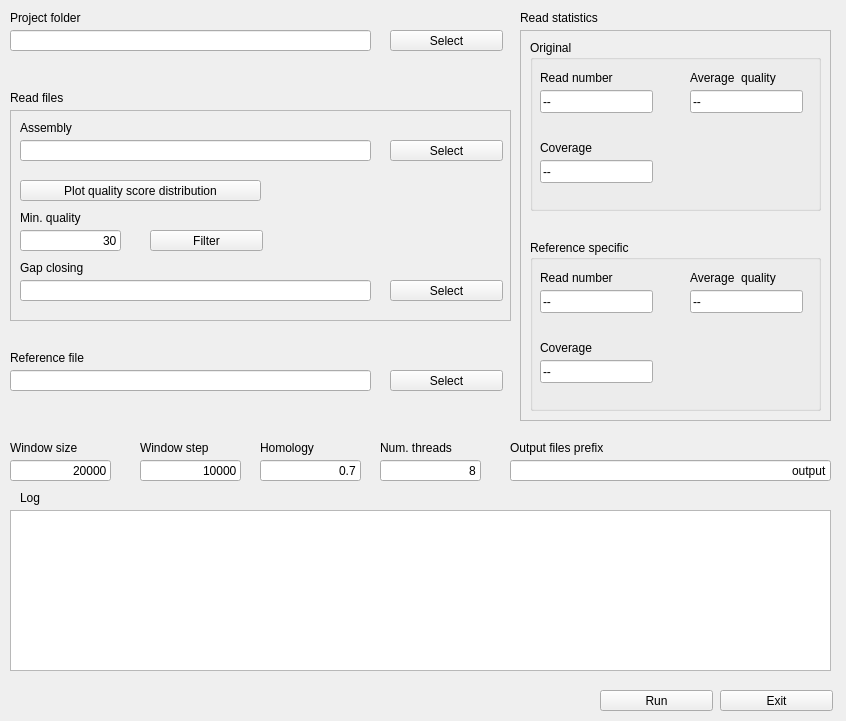
<?xml version="1.0" encoding="UTF-8"?>
<ui version="4.0">
 <class>Form</class>
 <widget class="QWidget" name="Form">
  <property name="geometry">
   <rect>
    <x>0</x>
    <y>0</y>
    <width>846</width>
    <height>721</height>
   </rect>
  </property>
  <property name="windowTitle">
   <string>Form</string>
  </property>
  <widget class="QLabel" name="label">
   <property name="geometry">
    <rect>
     <x>10</x>
     <y>10</y>
     <width>101</width>
     <height>16</height>
    </rect>
   </property>
   <property name="text">
    <string>Project folder</string>
   </property>
  </widget>
  <widget class="QLineEdit" name="projectFolderLineEdit">
   <property name="geometry">
    <rect>
     <x>10</x>
     <y>30</y>
     <width>361</width>
     <height>21</height>
    </rect>
   </property>
  </widget>
  <widget class="QPushButton" name="projectFolderButton">
   <property name="geometry">
    <rect>
     <x>390</x>
     <y>30</y>
     <width>113</width>
     <height>21</height>
    </rect>
   </property>
   <property name="text">
    <string>Select</string>
   </property>
  </widget>
  <widget class="QLabel" name="label_2">
   <property name="geometry">
    <rect>
     <x>10</x>
     <y>90</y>
     <width>101</width>
     <height>16</height>
    </rect>
   </property>
   <property name="text">
    <string>Read files</string>
   </property>
  </widget>
  <widget class="QPushButton" name="referenceButton">
   <property name="geometry">
    <rect>
     <x>390</x>
     <y>370</y>
     <width>113</width>
     <height>21</height>
    </rect>
   </property>
   <property name="text">
    <string>Select</string>
   </property>
  </widget>
  <widget class="QLabel" name="label_3">
   <property name="geometry">
    <rect>
     <x>10</x>
     <y>350</y>
     <width>101</width>
     <height>16</height>
    </rect>
   </property>
   <property name="text">
    <string>Reference file</string>
   </property>
  </widget>
  <widget class="QLineEdit" name="referenceLineEdit">
   <property name="geometry">
    <rect>
     <x>10</x>
     <y>370</y>
     <width>361</width>
     <height>21</height>
    </rect>
   </property>
  </widget>
  <widget class="QLabel" name="label_13">
   <property name="geometry">
    <rect>
     <x>10</x>
     <y>440</y>
     <width>101</width>
     <height>16</height>
    </rect>
   </property>
   <property name="text">
    <string>Window size</string>
   </property>
  </widget>
  <widget class="QLineEdit" name="windowSizeLineEdit">
   <property name="geometry">
    <rect>
     <x>10</x>
     <y>460</y>
     <width>101</width>
     <height>21</height>
    </rect>
   </property>
   <property name="text">
    <string>20000</string>
   </property>
   <property name="alignment">
    <set>Qt::AlignRight|Qt::AlignTrailing|Qt::AlignVCenter</set>
   </property>
  </widget>
  <widget class="QLineEdit" name="windowStepLineEdit">
   <property name="geometry">
    <rect>
     <x>140</x>
     <y>460</y>
     <width>101</width>
     <height>21</height>
    </rect>
   </property>
   <property name="text">
    <string>10000</string>
   </property>
   <property name="alignment">
    <set>Qt::AlignRight|Qt::AlignTrailing|Qt::AlignVCenter</set>
   </property>
  </widget>
  <widget class="QLabel" name="label_14">
   <property name="geometry">
    <rect>
     <x>140</x>
     <y>440</y>
     <width>101</width>
     <height>16</height>
    </rect>
   </property>
   <property name="text">
    <string>Window step</string>
   </property>
  </widget>
  <widget class="QPushButton" name="runButton">
   <property name="geometry">
    <rect>
     <x>600</x>
     <y>690</y>
     <width>113</width>
     <height>21</height>
    </rect>
   </property>
   <property name="text">
    <string>Run</string>
   </property>
  </widget>
  <widget class="QPushButton" name="exitButton">
   <property name="geometry">
    <rect>
     <x>720</x>
     <y>690</y>
     <width>113</width>
     <height>21</height>
    </rect>
   </property>
   <property name="text">
    <string>Exit</string>
   </property>
  </widget>
  <widget class="QLabel" name="label_16">
   <property name="geometry">
    <rect>
     <x>20</x>
     <y>490</y>
     <width>111</width>
     <height>16</height>
    </rect>
   </property>
   <property name="text">
    <string>Log </string>
   </property>
  </widget>
  <widget class="QTextEdit" name="logTextEdit">
   <property name="geometry">
    <rect>
     <x>10</x>
     <y>510</y>
     <width>821</width>
     <height>161</height>
    </rect>
   </property>
  </widget>
  <widget class="QLineEdit" name="numThreadsLineEdit">
   <property name="geometry">
    <rect>
     <x>380</x>
     <y>460</y>
     <width>101</width>
     <height>21</height>
    </rect>
   </property>
   <property name="text">
    <string>8</string>
   </property>
   <property name="alignment">
    <set>Qt::AlignRight|Qt::AlignTrailing|Qt::AlignVCenter</set>
   </property>
  </widget>
  <widget class="QLabel" name="numThreadsLabel">
   <property name="geometry">
    <rect>
     <x>380</x>
     <y>440</y>
     <width>101</width>
     <height>16</height>
    </rect>
   </property>
   <property name="text">
    <string>Num. threads</string>
   </property>
  </widget>
  <widget class="QLabel" name="label_4">
   <property name="geometry">
    <rect>
     <x>520</x>
     <y>10</y>
     <width>101</width>
     <height>16</height>
    </rect>
   </property>
   <property name="text">
    <string>Read statistics</string>
   </property>
  </widget>
  <widget class="QFrame" name="frame">
   <property name="geometry">
    <rect>
     <x>520</x>
     <y>30</y>
     <width>311</width>
     <height>391</height>
    </rect>
   </property>
   <property name="frameShape">
    <enum>QFrame::StyledPanel</enum>
   </property>
   <property name="frameShadow">
    <enum>QFrame::Raised</enum>
   </property>
   <widget class="QGroupBox" name="groupBox">
    <property name="geometry">
     <rect>
      <x>10</x>
      <y>10</y>
      <width>291</width>
      <height>171</height>
     </rect>
    </property>
    <property name="title">
     <string>Original</string>
    </property>
    <widget class="QLineEdit" name="o_numReadsLineEdit">
     <property name="enabled">
      <bool>true</bool>
     </property>
     <property name="geometry">
      <rect>
       <x>10</x>
       <y>50</y>
       <width>113</width>
       <height>23</height>
      </rect>
     </property>
     <property name="text">
      <string>--</string>
     </property>
     <property name="readOnly">
      <bool>true</bool>
     </property>
    </widget>
    <widget class="QLabel" name="label_5">
     <property name="geometry">
      <rect>
       <x>10</x>
       <y>30</y>
       <width>101</width>
       <height>16</height>
      </rect>
     </property>
     <property name="text">
      <string>Read number</string>
     </property>
    </widget>
    <widget class="QLineEdit" name="o_avQualLineEdit">
     <property name="enabled">
      <bool>true</bool>
     </property>
     <property name="geometry">
      <rect>
       <x>160</x>
       <y>50</y>
       <width>113</width>
       <height>23</height>
      </rect>
     </property>
     <property name="text">
      <string>--</string>
     </property>
     <property name="readOnly">
      <bool>true</bool>
     </property>
    </widget>
    <widget class="QLabel" name="label_6">
     <property name="geometry">
      <rect>
       <x>160</x>
       <y>30</y>
       <width>101</width>
       <height>16</height>
      </rect>
     </property>
     <property name="text">
      <string>Average  quality</string>
     </property>
    </widget>
    <widget class="QLineEdit" name="o_estCoverageLineEdit">
     <property name="enabled">
      <bool>true</bool>
     </property>
     <property name="geometry">
      <rect>
       <x>10</x>
       <y>120</y>
       <width>113</width>
       <height>23</height>
      </rect>
     </property>
     <property name="text">
      <string>--</string>
     </property>
     <property name="readOnly">
      <bool>true</bool>
     </property>
    </widget>
    <widget class="QLabel" name="label_7">
     <property name="geometry">
      <rect>
       <x>10</x>
       <y>100</y>
       <width>101</width>
       <height>16</height>
      </rect>
     </property>
     <property name="text">
      <string>Coverage</string>
     </property>
    </widget>
   </widget>
   <widget class="QGroupBox" name="groupBox_2">
    <property name="geometry">
     <rect>
      <x>10</x>
      <y>210</y>
      <width>291</width>
      <height>171</height>
     </rect>
    </property>
    <property name="title">
     <string>Reference specific</string>
    </property>
    <widget class="QLineEdit" name="r_numReadsLineEdit_3">
     <property name="enabled">
      <bool>true</bool>
     </property>
     <property name="geometry">
      <rect>
       <x>10</x>
       <y>50</y>
       <width>113</width>
       <height>23</height>
      </rect>
     </property>
     <property name="text">
      <string>--</string>
     </property>
     <property name="readOnly">
      <bool>true</bool>
     </property>
    </widget>
    <widget class="QLabel" name="label_17">
     <property name="geometry">
      <rect>
       <x>10</x>
       <y>30</y>
       <width>101</width>
       <height>16</height>
      </rect>
     </property>
     <property name="text">
      <string>Read number</string>
     </property>
    </widget>
    <widget class="QLineEdit" name="r_avQualLineEdit">
     <property name="enabled">
      <bool>true</bool>
     </property>
     <property name="geometry">
      <rect>
       <x>160</x>
       <y>50</y>
       <width>113</width>
       <height>23</height>
      </rect>
     </property>
     <property name="text">
      <string>--</string>
     </property>
     <property name="readOnly">
      <bool>true</bool>
     </property>
    </widget>
    <widget class="QLabel" name="label_18">
     <property name="geometry">
      <rect>
       <x>160</x>
       <y>30</y>
       <width>101</width>
       <height>16</height>
      </rect>
     </property>
     <property name="text">
      <string>Average  quality</string>
     </property>
    </widget>
    <widget class="QLineEdit" name="r_estCoverageLineEdit">
     <property name="enabled">
      <bool>true</bool>
     </property>
     <property name="geometry">
      <rect>
       <x>10</x>
       <y>120</y>
       <width>113</width>
       <height>23</height>
      </rect>
     </property>
     <property name="text">
      <string>--</string>
     </property>
     <property name="readOnly">
      <bool>true</bool>
     </property>
    </widget>
    <widget class="QLabel" name="label_19">
     <property name="geometry">
      <rect>
       <x>10</x>
       <y>100</y>
       <width>101</width>
       <height>16</height>
      </rect>
     </property>
     <property name="text">
      <string>Coverage</string>
     </property>
    </widget>
   </widget>
  </widget>
  <widget class="QFrame" name="frame_2">
   <property name="geometry">
    <rect>
     <x>10</x>
     <y>110</y>
     <width>501</width>
     <height>211</height>
    </rect>
   </property>
   <property name="frameShape">
    <enum>QFrame::StyledPanel</enum>
   </property>
   <property name="frameShadow">
    <enum>QFrame::Raised</enum>
   </property>
   <widget class="QLineEdit" name="readsFileLineEdit">
    <property name="geometry">
     <rect>
      <x>10</x>
      <y>30</y>
      <width>351</width>
      <height>21</height>
     </rect>
    </property>
   </widget>
   <widget class="QPushButton" name="readsFileButton">
    <property name="geometry">
     <rect>
      <x>380</x>
      <y>30</y>
      <width>113</width>
      <height>21</height>
     </rect>
    </property>
    <property name="text">
     <string>Select</string>
    </property>
   </widget>
   <widget class="QPushButton" name="qualityStatsButton">
    <property name="geometry">
     <rect>
      <x>10</x>
      <y>70</y>
      <width>241</width>
      <height>21</height>
     </rect>
    </property>
    <property name="text">
     <string>Plot quality score distribution</string>
    </property>
   </widget>
   <widget class="QPushButton" name="filterButton">
    <property name="geometry">
     <rect>
      <x>140</x>
      <y>120</y>
      <width>113</width>
      <height>21</height>
     </rect>
    </property>
    <property name="text">
     <string>Filter</string>
    </property>
   </widget>
   <widget class="QLineEdit" name="qualityLineEdit">
    <property name="geometry">
     <rect>
      <x>10</x>
      <y>120</y>
      <width>101</width>
      <height>21</height>
     </rect>
    </property>
    <property name="text">
     <string>30</string>
    </property>
    <property name="alignment">
     <set>Qt::AlignRight|Qt::AlignTrailing|Qt::AlignVCenter</set>
    </property>
   </widget>
   <widget class="QLabel" name="label_9">
    <property name="geometry">
     <rect>
      <x>10</x>
      <y>100</y>
      <width>101</width>
      <height>16</height>
     </rect>
    </property>
    <property name="text">
     <string>Min. quality</string>
    </property>
   </widget>
   <widget class="QLabel" name="label_8">
    <property name="geometry">
     <rect>
      <x>10</x>
      <y>10</y>
      <width>161</width>
      <height>16</height>
     </rect>
    </property>
    <property name="text">
     <string>Assembly</string>
    </property>
   </widget>
   <widget class="QLabel" name="label_10">
    <property name="geometry">
     <rect>
      <x>10</x>
      <y>150</y>
      <width>161</width>
      <height>16</height>
     </rect>
    </property>
    <property name="text">
     <string>Gap closing</string>
    </property>
   </widget>
   <widget class="QPushButton" name="gapClosingReadsButton">
    <property name="geometry">
     <rect>
      <x>380</x>
      <y>170</y>
      <width>113</width>
      <height>21</height>
     </rect>
    </property>
    <property name="text">
     <string>Select</string>
    </property>
   </widget>
   <widget class="QLineEdit" name="gapClosingReadsLineEdit">
    <property name="geometry">
     <rect>
      <x>10</x>
      <y>170</y>
      <width>351</width>
      <height>21</height>
     </rect>
    </property>
   </widget>
  </widget>
  <widget class="QLabel" name="numThreadsLabel_2">
   <property name="geometry">
    <rect>
     <x>260</x>
     <y>440</y>
     <width>101</width>
     <height>16</height>
    </rect>
   </property>
   <property name="text">
    <string>Homology</string>
   </property>
  </widget>
  <widget class="QLineEdit" name="homologyLineEdit">
   <property name="geometry">
    <rect>
     <x>260</x>
     <y>460</y>
     <width>101</width>
     <height>21</height>
    </rect>
   </property>
   <property name="text">
    <string>0.7</string>
   </property>
   <property name="alignment">
    <set>Qt::AlignRight|Qt::AlignTrailing|Qt::AlignVCenter</set>
   </property>
  </widget>
  <widget class="QLineEdit" name="prefixLineEdit">
   <property name="geometry">
    <rect>
     <x>510</x>
     <y>460</y>
     <width>321</width>
     <height>21</height>
    </rect>
   </property>
   <property name="text">
    <string>output</string>
   </property>
   <property name="alignment">
    <set>Qt::AlignRight|Qt::AlignTrailing|Qt::AlignVCenter</set>
   </property>
  </widget>
  <widget class="QLabel" name="numThreadsLabel_3">
   <property name="geometry">
    <rect>
     <x>510</x>
     <y>440</y>
     <width>171</width>
     <height>16</height>
    </rect>
   </property>
   <property name="text">
    <string>Output files prefix</string>
   </property>
  </widget>
 </widget>
 <resources/>
 <connections/>
</ui>
